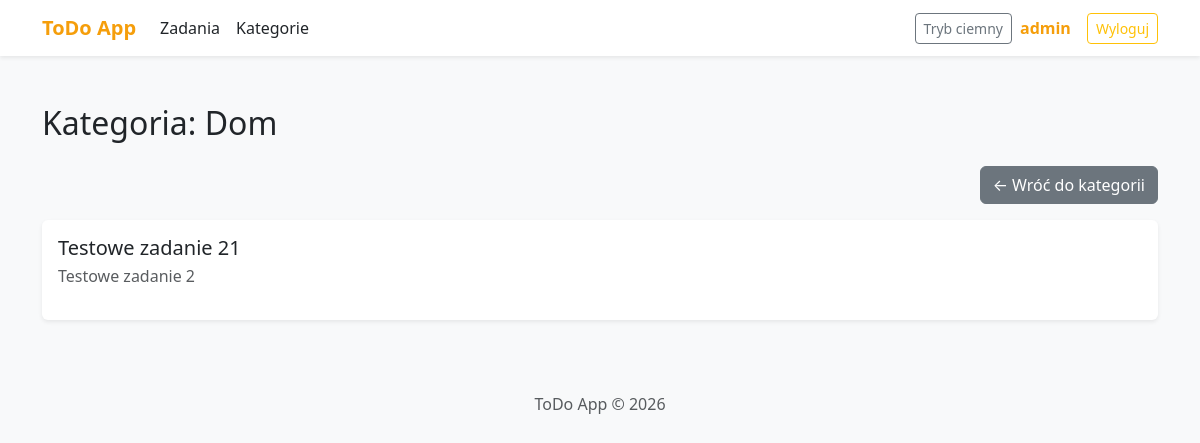
The app's page /categories/1/ (signed in), older data.
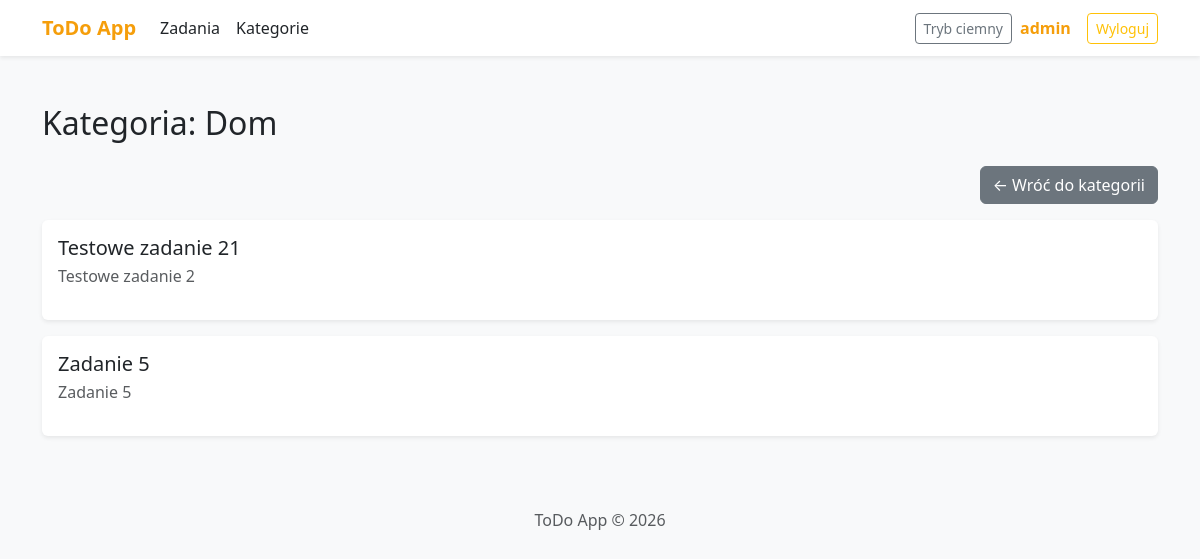
The same page, newer data.
### tasks/models.py (models this page shows, shortened)
class Task(models.Model):
    STATUS_CHOICES = [
        ("todo", "Do zrobienia"),
        ("in_progress", "W trakcie"),
        ("done", "Zrobione"),
    ]
    PRIORITY_CHOICES = [
        ("low", "Niski"),
        ("medium", "Średni"),
        ("high", "Wysoki"),
    ]
    user = models.ForeignKey(User, on_delete=models.CASCADE, related_name="tasks")
    title = models.CharField(max_length=200)
    description = models.TextField(blank=True)
    category = models.ForeignKey(Category, on_delete=models.SET_NULL, null=True, blank=True)
    status = models.CharField(max_length=20, choices=STATUS_CHOICES, default="todo")
    priority = models.CharField(max_length=20, choices=PRIORITY_CHOICES, default="medium")
    due_date = models.DateField(null=True, blank=True)
    is_completed = models.BooleanField(default=False)
    created_at = models.DateTimeField(auto_now_add=True)

### tasks/views.py (the view)
# urls.py: path("categories/<int:category_id>/", views.category_tasks, name="category_tasks"),
@login_required
def category_tasks(request, category_id):
    category = get_object_or_404(Category, id=category_id, user=request.user)
    tasks = Task.objects.filter(user=request.user, category=category)
    return render(request, "tasks/category_tasks.html", {
        "category": category,
        "tasks": tasks
    })

### tasks/templates/tasks/category_tasks.html
{% extends 'tasks/base.html' %}
{% block content %}
<h2 class="mb-4">Kategoria: {{ category.name }}</h2>
<div class="d-flex justify-content-end mb-3">
    <a href="{% url 'categories' %}" class="btn btn-secondary">
        ← Wróć do kategorii
    </a>
</div>
{% for task in tasks %}
    <div class="card p-3 mb-3 shadow-sm border-0">
        <h5 class="mb-1">{{ task.title }}</h5>
        <p class="text-muted">{{ task.description }}</p>
    </div>
{% empty %}
    <p class="text-muted">Brak zadań w tej kategorii.</p>
{% endfor %}
{% endblock %}

Row changes from the older to the newer data that the page shows:
added Task: title "Zadanie 5", description "Zadanie 5"
